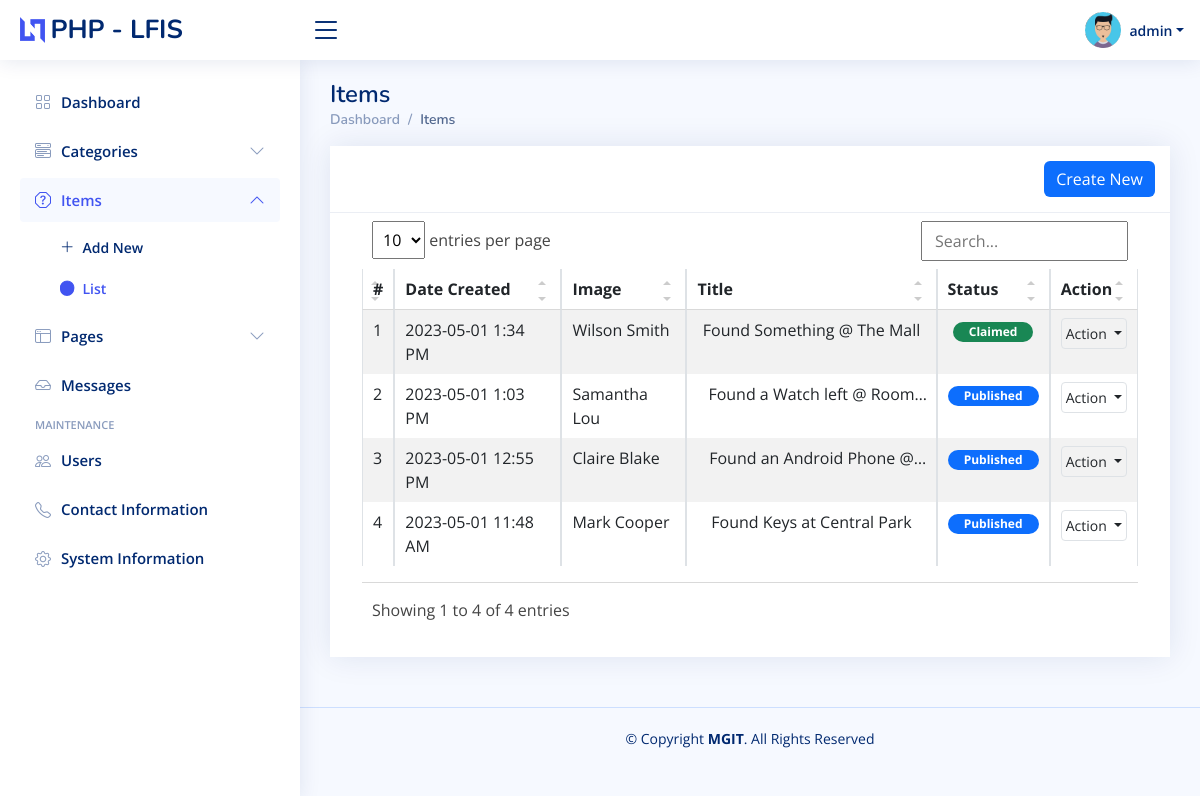
Screenshot of /admin/?page=items (signed in) with the database file from the repository.
### tables this page shows
CREATE TABLE `item_list` (
  `id` bigint(30) NOT NULL,
  `category_id` bigint(30) NOT NULL,
  `fullname` text NOT NULL,
  `title` text NOT NULL,
  `description` text NOT NULL,
  `contact` text NOT NULL,
  `image_path` text DEFAULT NULL,
  `status` tinyint(1) NOT NULL DEFAULT 0,
  `created_at` datetime NOT NULL DEFAULT current_timestamp(),
  `updated` datetime DEFAULT NULL ON UPDATE current_timestamp()
);

### admin/items/index.php (the view, shortened to what this page needs)
<div class="card card-outline rounded-0 card-navy">
	<div class="card-header ">
		<div class="card-tools d-flex justify-content-end">
			<a href="<?= base_url ?>admin?page=items/manage_item" id="create_new" class="btn btn-flat btn-primary bg-gradient-teal border-0 rounded00"><span class="fas fa-plus"></span>  Create New</a>
		</div>
	</div>
	<div class="card-body">
        <div class="container-fluid">
			<div class="table-responsive">
				<table class="table table-sm table-hover table-striped table-bordered" id="list">
					<colgroup>
						<col width="5%">
						<col width="20%">
						<col width="15%">
						<col width="35%">
						<col width="15">
						<col width="10%">
					</colgroup>
					<thead>
						<tr>
							<th>#</th>
							<th>Date Created</th>
							<th>Image</th>
							<th>Title</th>
							<th>Status</th>
							<th>Action</th>
						</tr>
					</thead>
					<tbody>
						<?php
						$i = 1;
						$qry = $conn->query("SELECT *, COALESCE((SELECT name FROM `category_list` where `category_list`.`id` = `item_list`.`category_id`  ), 'N/A') as category from `item_list` order by abs(unix_timestamp(`created_at`)) desc ");
						while($row = $qry->fetch_assoc()):
						?>
							<tr>
								<td class="align-items-center text-center"><?php echo $i++; ?></td>
								<td class="align-items-center"><?php echo date("Y-m-d g:i A",strtotime($row['created_at'])) ?></td>
								<td class="align-items-center"><?= $row['fullname'] ?></td>
								<td class="align-items-center"><p class="text-center truncate-1" style="max-width:250px"><?= $row['title'] ?></p></td>
								<td class="align-items-center justify-content-center text-center">
									<?php if($row['status'] == 1): ?>
										<span class="badge bg-primary px-3 rounded-pill">Published</span>
									<?php elseif($row['status'] == 2): ?>
										<span class="badge bg-success px-3 rounded-pill">Claimed</span>
									<?php else: ?>
										<span class="badge bg-secondary px-3 rounded-pill">Pending</span>
									<?php endif; ?>
								</td>
								<td class="align-items-center" align="center">
									<div class="dropdown">
										<button type="button" class="btn btn-flat p-1 btn-default btn-sm border dropdown-toggle dropdown-icon" data-bs-toggle="dropdown">
												Action
										</button>
									</div>
								</td>
							</tr>
						<?php endwhile; ?>
					</tbody>
				</table>
			</div>
		</div>
	</div>
</div>

### assets/css/style.css (style rules this page uses)
:root { scroll-behavior: smooth; }
body { font-family: "Open Sans", sans-serif; background: #f6f9ff; color: #444444; }
a { color: #4154f1; text-decoration: none; }
.card { margin-bottom: 30px; border: none; border-radius: 5px; box-shadow: 0px 0 30px rgba(1, 41, 112, 0.1); }
.card-header, .card-footer { border-color: #ebeef4; background-color: #fff; color: #798eb3; padding: 15px; }
.card-body { padding: 0 20px 20px 20px; }

### assets/css/custom.css (style rules this page uses)
.truncate-1 { overflow: hidden; text-overflow: ellipsis; display: -webkit-box; -webkit-line-clamp: 1; -webkit-box-orient: vertical; }
.table-responsive { overflow-x: unset; }

### rows the page displays
item_list: created_at "2023-05-01 1:34 PM", fullname "Wilson Smith", title "Found Something @ The Mall", status "Claimed"
item_list: created_at "2023-05-01 1:03 PM", fullname "Samantha Lou", title "Found a Watch left @…", status "Published"
item_list: created_at "2023-05-01 12:55 PM", fullname "Claire Blake", title "Found an Android Phone…", status "Published"
item_list: created_at "2023-05-01 11:48 AM", fullname "Mark Cooper", title "Found Keys at Central Park", status "Published"

### other values shown
$_settings->info('short_name') "PHP - LFIS"
$_settings->userdata('username') "admin"
str_replace(['_', '/'], ' ', ($pageSplit[1] ?? $page)) "Items"
